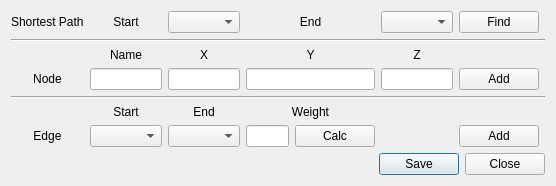
<?xml version="1.0" encoding="UTF-8"?>
<ui version="4.0">
 <class>DialogNetworkx</class>
 <widget class="QDialog" name="DialogNetworkx">
  <property name="geometry">
   <rect>
    <x>0</x>
    <y>0</y>
    <width>556</width>
    <height>186</height>
   </rect>
  </property>
  <property name="windowTitle">
   <string>Networkx</string>
  </property>
  <layout class="QGridLayout" name="gridLayout_2">
   <item row="1" column="0">
    <widget class="QDialogButtonBox" name="buttonBox">
     <property name="orientation">
      <enum>Qt::Horizontal</enum>
     </property>
     <property name="standardButtons">
      <set>QDialogButtonBox::Close|QDialogButtonBox::Save</set>
     </property>
    </widget>
   </item>
   <item row="0" column="0">
    <layout class="QGridLayout" name="gridLayout">
     <item row="3" column="5">
      <widget class="QPushButton" name="pushButtonAddNode">
       <property name="text">
        <string>Add</string>
       </property>
      </widget>
     </item>
     <item row="0" column="3">
      <widget class="QLabel" name="label_2">
       <property name="text">
        <string>End</string>
       </property>
       <property name="alignment">
        <set>Qt::AlignCenter</set>
       </property>
      </widget>
     </item>
     <item row="2" column="4">
      <widget class="QLabel" name="label_11">
       <property name="text">
        <string>Z</string>
       </property>
       <property name="alignment">
        <set>Qt::AlignCenter</set>
       </property>
      </widget>
     </item>
     <item row="7" column="3">
      <layout class="QHBoxLayout" name="horizontalLayout">
       <item>
        <widget class="QLineEdit" name="lineEditEdgeWeight"/>
       </item>
       <item>
        <widget class="QPushButton" name="pushButtonAutoCalc">
         <property name="text">
          <string>Calc</string>
         </property>
        </widget>
       </item>
      </layout>
     </item>
     <item row="0" column="4">
      <widget class="QComboBox" name="comboBoxEnd"/>
     </item>
     <item row="3" column="2">
      <widget class="QLineEdit" name="lineEditNodeX"/>
     </item>
     <item row="2" column="3">
      <widget class="QLabel" name="label_10">
       <property name="text">
        <string>Y</string>
       </property>
       <property name="alignment">
        <set>Qt::AlignCenter</set>
       </property>
      </widget>
     </item>
     <item row="4" column="0" colspan="7">
      <widget class="Line" name="line_2">
       <property name="orientation">
        <enum>Qt::Horizontal</enum>
       </property>
      </widget>
     </item>
     <item row="1" column="0" colspan="7">
      <widget class="Line" name="line">
       <property name="orientation">
        <enum>Qt::Horizontal</enum>
       </property>
      </widget>
     </item>
     <item row="0" column="2">
      <widget class="QComboBox" name="comboBoxStart"/>
     </item>
     <item row="2" column="2">
      <widget class="QLabel" name="label_9">
       <property name="text">
        <string>X</string>
       </property>
       <property name="alignment">
        <set>Qt::AlignCenter</set>
       </property>
      </widget>
     </item>
     <item row="3" column="0">
      <widget class="QLabel" name="label_3">
       <property name="text">
        <string>Node</string>
       </property>
       <property name="alignment">
        <set>Qt::AlignCenter</set>
       </property>
      </widget>
     </item>
     <item row="0" column="1">
      <widget class="QLabel" name="label">
       <property name="text">
        <string>Start</string>
       </property>
       <property name="alignment">
        <set>Qt::AlignCenter</set>
       </property>
      </widget>
     </item>
     <item row="3" column="3">
      <widget class="QLineEdit" name="lineEditNodeY"/>
     </item>
     <item row="5" column="1">
      <widget class="QLabel" name="label_5">
       <property name="text">
        <string>Start</string>
       </property>
       <property name="alignment">
        <set>Qt::AlignCenter</set>
       </property>
      </widget>
     </item>
     <item row="7" column="1">
      <widget class="QComboBox" name="comboBoxEdgeStart"/>
     </item>
     <item row="5" column="2">
      <widget class="QLabel" name="label_6">
       <property name="text">
        <string>End</string>
       </property>
       <property name="alignment">
        <set>Qt::AlignCenter</set>
       </property>
      </widget>
     </item>
     <item row="3" column="1">
      <widget class="QLineEdit" name="lineEditNodeName"/>
     </item>
     <item row="0" column="0">
      <widget class="QLabel" name="label_12">
       <property name="text">
        <string>Shortest Path</string>
       </property>
      </widget>
     </item>
     <item row="7" column="0">
      <widget class="QLabel" name="label_4">
       <property name="text">
        <string>Edge</string>
       </property>
       <property name="alignment">
        <set>Qt::AlignCenter</set>
       </property>
      </widget>
     </item>
     <item row="7" column="2">
      <widget class="QComboBox" name="comboBoxEdgeEnd"/>
     </item>
     <item row="5" column="3">
      <widget class="QLabel" name="label_7">
       <property name="text">
        <string>Weight</string>
       </property>
       <property name="alignment">
        <set>Qt::AlignCenter</set>
       </property>
      </widget>
     </item>
     <item row="7" column="5">
      <widget class="QPushButton" name="pushButtonAddEdge">
       <property name="text">
        <string>Add</string>
       </property>
      </widget>
     </item>
     <item row="3" column="4">
      <widget class="QLineEdit" name="lineEditNodeZ"/>
     </item>
     <item row="2" column="1">
      <widget class="QLabel" name="label_8">
       <property name="text">
        <string>Name</string>
       </property>
       <property name="alignment">
        <set>Qt::AlignCenter</set>
       </property>
      </widget>
     </item>
     <item row="0" column="5">
      <widget class="QPushButton" name="pushButtonFind">
       <property name="text">
        <string>Find</string>
       </property>
      </widget>
     </item>
    </layout>
   </item>
  </layout>
 </widget>
 <tabstops>
  <tabstop>comboBoxStart</tabstop>
  <tabstop>comboBoxEnd</tabstop>
  <tabstop>pushButtonFind</tabstop>
  <tabstop>lineEditNodeName</tabstop>
  <tabstop>lineEditNodeX</tabstop>
  <tabstop>lineEditNodeY</tabstop>
  <tabstop>lineEditNodeZ</tabstop>
  <tabstop>pushButtonAddNode</tabstop>
  <tabstop>comboBoxEdgeStart</tabstop>
  <tabstop>comboBoxEdgeEnd</tabstop>
  <tabstop>lineEditEdgeWeight</tabstop>
  <tabstop>pushButtonAutoCalc</tabstop>
  <tabstop>pushButtonAddEdge</tabstop>
 </tabstops>
 <resources/>
 <connections>
  <connection>
   <sender>buttonBox</sender>
   <signal>accepted()</signal>
   <receiver>DialogNetworkx</receiver>
   <slot>accept()</slot>
   <hints>
    <hint type="sourcelabel">
     <x>248</x>
     <y>254</y>
    </hint>
    <hint type="destinationlabel">
     <x>157</x>
     <y>274</y>
    </hint>
   </hints>
  </connection>
  <connection>
   <sender>buttonBox</sender>
   <signal>rejected()</signal>
   <receiver>DialogNetworkx</receiver>
   <slot>reject()</slot>
   <hints>
    <hint type="sourcelabel">
     <x>316</x>
     <y>260</y>
    </hint>
    <hint type="destinationlabel">
     <x>286</x>
     <y>274</y>
    </hint>
   </hints>
  </connection>
 </connections>
</ui>
